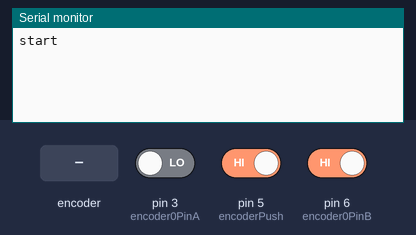
This sketch was run on a simulated Arduino Uno, built with avr-gcc and run on an emulated ATmega328P. On the bench: the last lines printed to the serial monitor. The test bench sets the inputs (shaded band); at power-on: pin 5 (encoderPush) HIGH, pin 3 (encoder0PinA) LOW, pin 6 (encoder0PinB) HIGH.

Above: at 1.2 s.
1.3 s: rotary encoder on pin 3 (encoder0PinA) / pin 6 (encoder0PinB) turned 3 steps (first pin leading)
At 2.4 s:
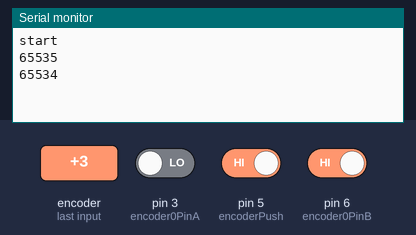
3.4 s: pin 5 (encoderPush) driven LOW
At 3.7 s:
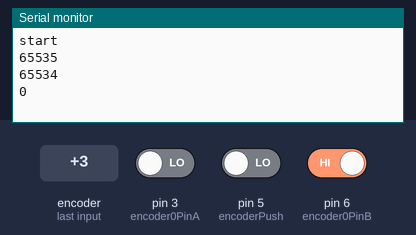
4.9 s: rotary encoder on pin 3 (encoder0PinA) / pin 6 (encoder0PinB) turned 2 steps (second pin leading)
At 5.9 s:
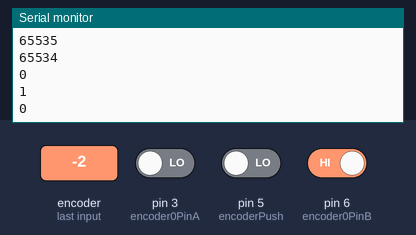
Timing chart, 0 to 7.9 s (numbered marks = the images above; inputs shaded):
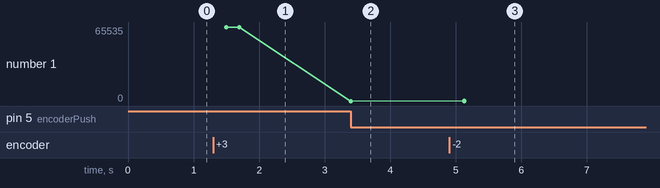

The sketch:

RotaryEncoder_STI20190816.ino
```cpp
/* read a rotary encoder with interrupts
   Encoder hooked up with common to GROUND,
   encoder0PinA to pin 3, encoder0PinB to pin 6
   it doesn't matter which encoder pin you use for A or B

   uses Arduino pull-ups on A & B channel outputs
   turning on the pull-ups saves having to hook up resistors
   to the A & B channel outputs

*/

#define encoder0PinA   3
#define encoder0PinB   6
#define encoderPush    5

volatile unsigned int encoder0Pos = 0;
volatile unsigned int encoder0PosPrev = 0;

void setup() {
  pinMode(encoder0PinA, INPUT);
  //digitalWrite(encoder0PinA, HIGH);       // turn on pull-up resistor
  pinMode(encoder0PinB, INPUT);
  //digitalWrite(encoder0PinB, HIGH);       // turn on pull-up resistor
  pinMode(encoderPush, INPUT);

  attachInterrupt(1, doEncoder, FALLING);  // encoder pin on interrupt 1 - pin 3
  // attachInterrupt(1, doEncoder, CHANGE);  // encoder pin on interrupt 1 - pin 3
  Serial.begin (57600);
  Serial.println("start");                // a personal quirk
}

void loop() {
  // do some stuff here - the joy of interrupts is that they take care of themselves
  if (!digitalRead(encoderPush)) encoder0Pos = 0;   // encoder click to reset position

  if (encoder0Pos != encoder0PosPrev)  {
    Serial.println (encoder0Pos, DEC);
    encoder0PosPrev = encoder0Pos;
  }
}

void doEncoder() {
  /* If pinA and pinB are both high or both low, it is spinning
     forward. If they're different, it's going backward.

     For more information on speeding up this process, see
     [Reference/PortManipulation], specifically the PIND register.
  */
  if (digitalRead(encoder0PinA) == digitalRead(encoder0PinB)) {
    encoder0Pos++;
  } else {
    encoder0Pos--;
  }
}
```

Measured:
- after the input at 1.3 s, the serial monitor: prints a new line after 0.20 s (image 1)
- after the input at 3.4 s, the serial monitor: prints a new line at once (image 2)
- after the input at 4.9 s, the serial monitor: prints a new line after 0.23 s (image 3)
- plotted number 1: 65534 → 0 after the input at 3.4 s
